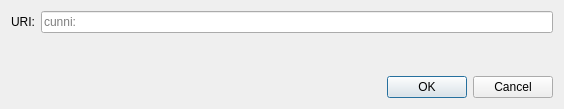
<?xml version="1.0" encoding="UTF-8"?>
<ui version="4.0">
 <class>OpenURIDialog</class>
 <widget class="QDialog" name="OpenURIDialog">
  <property name="geometry">
   <rect>
    <x>0</x>
    <y>0</y>
    <width>564</width>
    <height>109</height>
   </rect>
  </property>
  <property name="windowTitle">
   <string>Open URI</string>
  </property>
  <layout class="QVBoxLayout" name="verticalLayout">
   <item>
    <layout class="QHBoxLayout" name="horizontalLayout">
     <item>
      <widget class="QLabel" name="label">
       <property name="text">
        <string>URI:</string>
       </property>
      </widget>
     </item>
     <item>
      <widget class="QValidatedLineEdit" name="uriEdit">
       <property name="placeholderText">
        <string notr="true">cunni:</string>
       </property>
      </widget>
     </item>
    </layout>
   </item>
   <item>
    <spacer name="verticalSpacer">
     <property name="orientation">
      <enum>Qt::Vertical</enum>
     </property>
     <property name="sizeHint" stdset="0">
      <size>
       <width>20</width>
       <height>40</height>
      </size>
     </property>
    </spacer>
   </item>
   <item>
    <widget class="QDialogButtonBox" name="buttonBox">
     <property name="orientation">
      <enum>Qt::Horizontal</enum>
     </property>
     <property name="standardButtons">
      <set>QDialogButtonBox::Cancel|QDialogButtonBox::Ok</set>
     </property>
    </widget>
   </item>
  </layout>
 </widget>
 <customwidgets>
  <customwidget>
   <class>QValidatedLineEdit</class>
   <extends>QLineEdit</extends>
   <header>qt/qvalidatedlineedit.h</header>
  </customwidget>
 </customwidgets>
 <resources/>
 <connections>
  <connection>
   <sender>buttonBox</sender>
   <signal>accepted()</signal>
   <receiver>OpenURIDialog</receiver>
   <slot>accept()</slot>
   <hints>
    <hint type="sourcelabel">
     <x>248</x>
     <y>254</y>
    </hint>
    <hint type="destinationlabel">
     <x>157</x>
     <y>274</y>
    </hint>
   </hints>
  </connection>
  <connection>
   <sender>buttonBox</sender>
   <signal>rejected()</signal>
   <receiver>OpenURIDialog</receiver>
   <slot>reject()</slot>
   <hints>
    <hint type="sourcelabel">
     <x>316</x>
     <y>260</y>
    </hint>
    <hint type="destinationlabel">
     <x>286</x>
     <y>274</y>
    </hint>
   </hints>
  </connection>
 </connections>
</ui>
